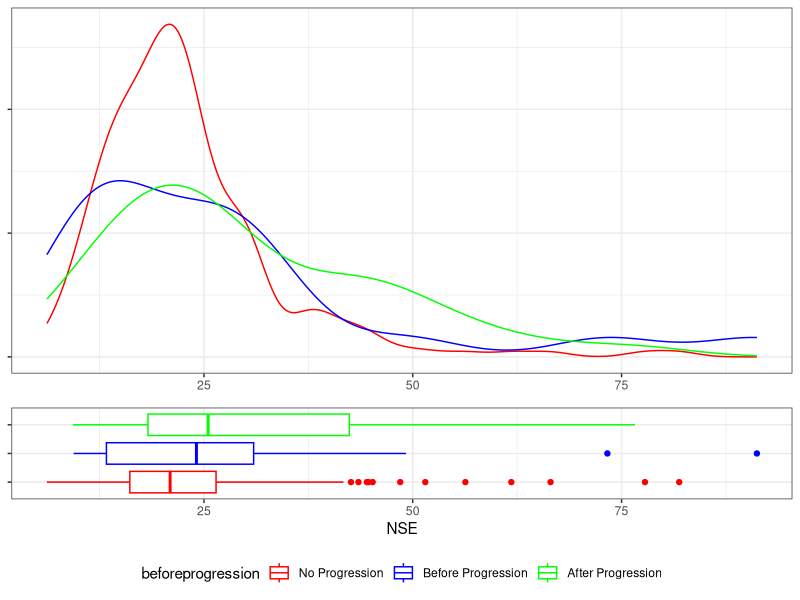
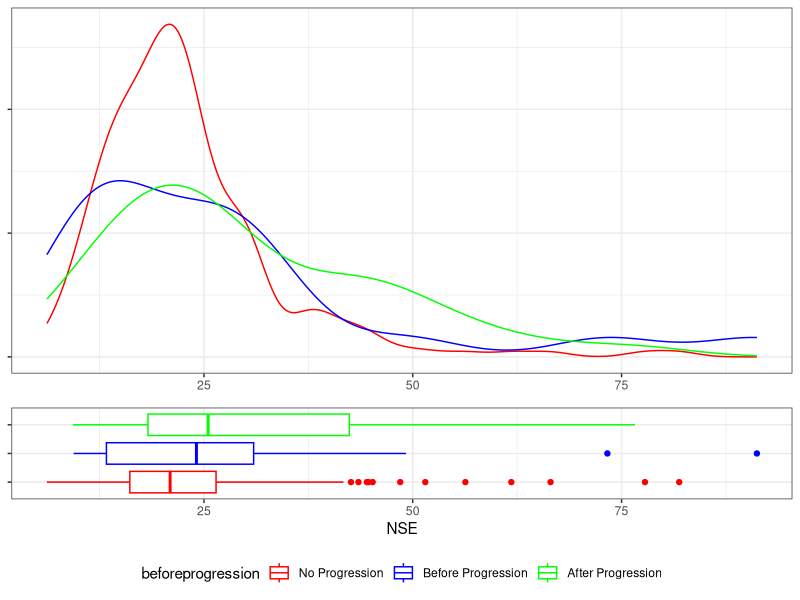
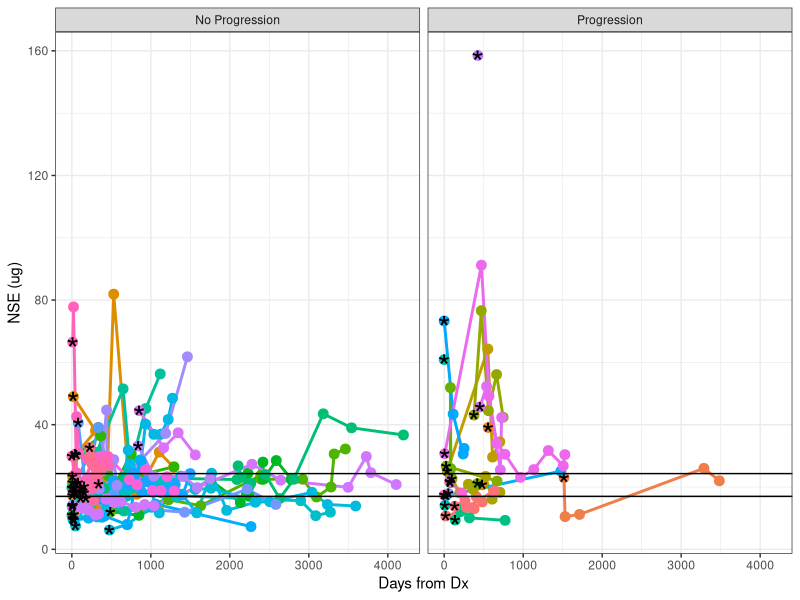
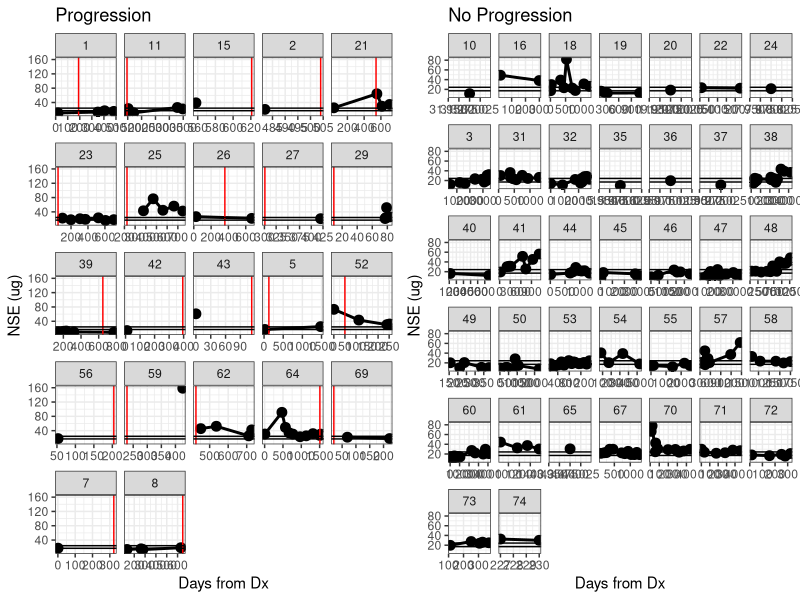
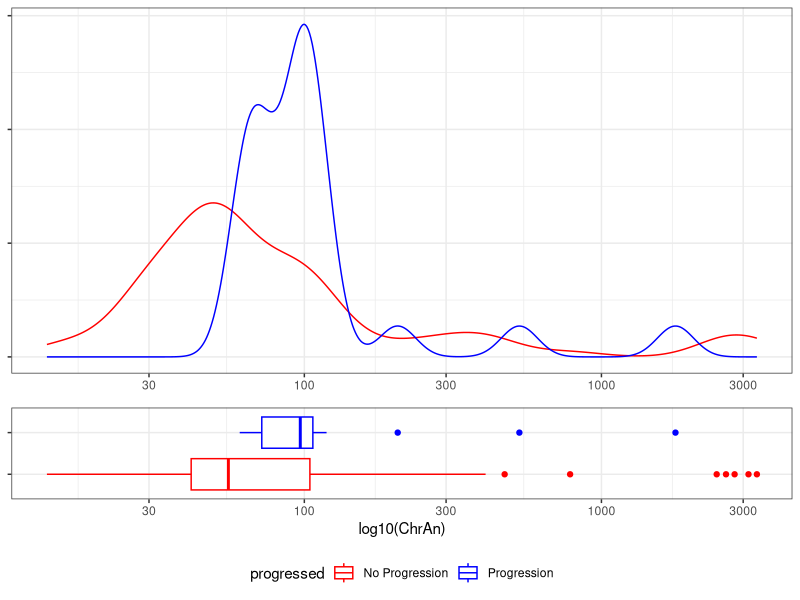
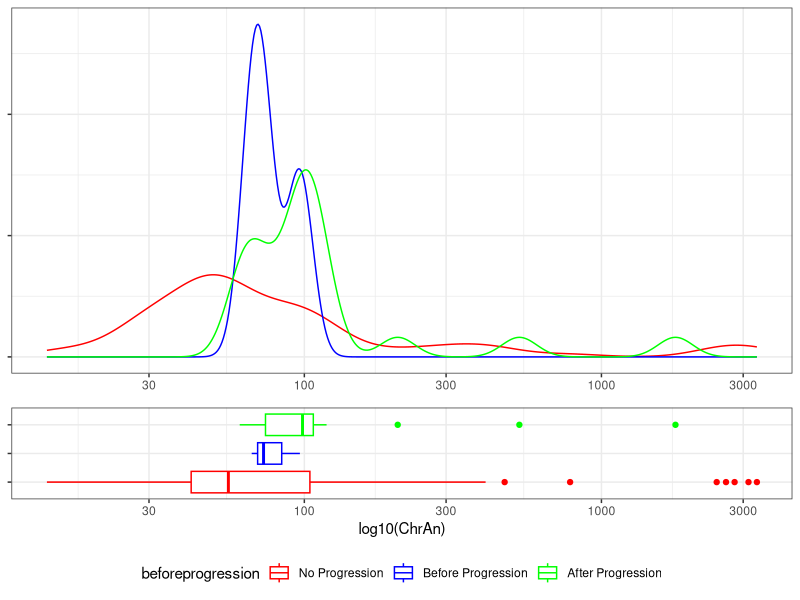

Write the R code that produced these figures, in order.
## ---- chunk 1
library(ggplot2)
library(reshape)
library(plyr)
library(RColorBrewer)
library(knitr)
library(xtable)
library(gridExtra)

options(xtable.type="html", xtable.caption.placement="top", xtable.include.row.names=FALSE)
opts_chunk$set(comment=NA, echo=FALSE, warning=FALSE, message=FALSE, error=FALSE, fig.width=10, fig.height=5)

## ---- chunk 2

data <- read.csv("data/2014-06-03_NSE_ChrA_all.csv",
                 colClasses=c("factor", "character", "numeric", "numeric", "numeric"))

metadata <- read.csv("data/2014-06-03_MCC_Dx_Px_dates.csv")

metadata.cols <- c("id", "mccdxdat", "progfree", "firstprg")
metadata.use <- metadata[, metadata.cols]
metadata.use[metadata.use == ""] <- NA

data.merge <- merge(data, metadata.use, by.x="PtNum", by.y="id")

data.merge <- transform(data.merge,
                        Date=as.Date(Date, format="%m/%d/%Y"),
                        mccdxdat=as.Date(mccdxdat, format="%m/%d/%Y"),
                        progfree=as.Date(progfree, format="%m/%d/%Y"),
                        firstprg=as.Date(firstprg, format="%m/%d/%Y"))

data.merge <- transform(data.merge,
                        DateDays=difftime(Date, mccdxdat, units="days"),
                        
                        progfreedays=ifelse(is.na(progfree),
                                            difftime(firstprg, mccdxdat, units="days"),
                                            difftime(progfree, mccdxdat, unit="days")),
                        
                        firstprgdays=difftime(firstprg, mccdxdat, units="days"),
                        
                        DateWeeks=difftime(Date, mccdxdat, units="weeks"),

                        progfreeweeks=ifelse(is.na(progfree),
                                             difftime(firstprg, mccdxdat, units="weeks"),
                                             difftime(progfree, mccdxdat, unit="weeks")),
                        
                        progressed=factor(is.na(firstprg),
                                           levels=c(TRUE, FALSE),
                                           labels=c("No Progression", "Progression"),
                                           ordered=TRUE)
                        )

beforeprogression <- with(data.merge, Date <= firstprg)
beforeprogression[is.na(beforeprogression)] <- "No Progression"

data.merge$beforeprogression <- factor(beforeprogression,
                                       levels=c("No Progression", TRUE, FALSE),
                                       labels=c("No Progression", "Before Progression", "After Progression"),
                                       ordered=TRUE)

head(data.merge[, c("beforeprogression", "progressed", "progfree", "firstprg", "firstprgdays")])

## ---- chunk 3
nse.cutpoints <- data.frame(y=c(17, 24.3))

pointspersample <- ddply(data.merge, .(PtNum), nrow)
samples.keep <- subset(pointspersample, V1 > 3)$PtNum
# samples.keep <- c(18, 31, 38, 53, 64, 8)

plot.data <- subset(data.merge, !is.na(NSE) & as.numeric(DateDays) >= 0 & PtNum %in% samples.keep)

p1 <- ggplot(plot.data, aes(x=NSE, group=beforeprogression, color=beforeprogression))
p1 <-p1 + geom_density()
p1 <- p1 + scale_color_manual(values=c("red", "blue", "green"))
p1 <- p1 + theme_bw()
p1 <- p1 + theme(axis.text.y=element_blank(), axis.title.y=element_blank(),
                 axis.title.x=element_blank(), legend.position="none")

p2 <- ggplot(plot.data, aes(y=NSE, x=beforeprogression, color=beforeprogression))
p2 <-p2 + geom_boxplot()
p2 <- p2 + scale_color_manual(values=c("red", "blue", "green"))
p2 <- p2 + coord_flip()

p2 <- p2 + theme_bw()
p2 <- p2 + theme(axis.text.y=element_blank(), axis.title.y=element_blank(), legend.position="bottom")

grid.arrange(p1, p2, nrow=2, heights = unit(c(2,1), "null"))
## ---- chunk 4
nse.cutpoints <- data.frame(y=c(17, 24.3))

pointspersample <- ddply(data.merge, .(PtNum), nrow)
samples.keep <- subset(pointspersample, V1 > 3)$PtNum
# samples.keep <- c(18, 31, 38, 53, 64, 8)

plot.data <- subset(data.merge, !is.na(NSE) & as.numeric(DateDays) >= 0 & PtNum %in% samples.keep)

p1 <- ggplot(plot.data, aes(x=NSE, group=beforeprogression, color=beforeprogression))
p1 <-p1 + geom_density()
p1 <- p1 + scale_color_manual(values=c("red", "blue", "green"))
p1 <- p1 + theme_bw()
p1 <- p1 + theme(axis.text.y=element_blank(), axis.title.y=element_blank(),
                 axis.title.x=element_blank(), legend.position="none")

p2 <- ggplot(plot.data, aes(y=NSE, x=beforeprogression, color=beforeprogression))
p2 <-p2 + geom_boxplot()
p2 <- p2 + scale_color_manual(values=c("red", "blue", "green"))
p2 <- p2 + coord_flip()

p2 <- p2 + theme_bw()
p2 <- p2 + theme(axis.text.y=element_blank(), axis.title.y=element_blank(), legend.position="bottom")

grid.arrange(p1, p2, nrow=2, heights = unit(c(2,1), "null"))
## ---- chunk 5
nse.cutpoints <- data.frame(y=c(17, 24.3))

# pointspersample <- ddply(data.merge, .(PtNum), nrow)
# samples.keep <- subset(pointspersample, V1 > 3)$PtNum
# samples.keep <- c(18, 31, 38, 53, 64, 8)
samples.keep <- metadata$id

plot.data <- subset(data.merge, !is.na(NSE) & as.numeric(DateDays) >= 0 & PtNum %in% samples.keep)

p <- ggplot(plot.data, aes(x=as.numeric(DateDays), y=NSE, group=PtNum))
p <- p + geom_line(aes(color=PtNum), size=1)
p <- p + geom_point(aes(color=PtNum), size=3)
# p <- p + facet_wrap(~ PtNum)

# Get the first point to highlight
min.plot.data <- ddply(plot.data, .(PtNum), function(x) x[which(min(x$Date) == x$Date), ])
p <- p + geom_point(data=min.plot.data, aes(x=as.numeric(DateDays), y=NSE, group=PtNum), shape="*", size=8)

# Draw cutpoints
p <- p + geom_hline(data=nse.cutpoints, aes(yintercept=y))

p <- p + facet_grid(~ progressed)

p <- p + labs(x="Days from Dx", y="NSE (ug)")
p <- p + theme_bw()
p <- p + theme(legend.position="none")
print(p)
## ---- chunk 6

plot.nse <- function(plot.data, nsecutpoints, title=NA, ...) {
p <- ggplot(plot.data, aes(x=as.numeric(DateDays), y=NSE, group=PtNum))
p <- p + geom_line(size=1)
p <- p + geom_point( size=3)

# mark the date of progression, if it exists
prog.data <- unique(subset(plot.data, !is.na(firstprgdays))[, c("PtNum", "firstprgdays")])
p <- p + geom_vline(data=prog.data, aes(xintercept=as.numeric(firstprgdays)), color="red")
# p <- p + geom_point(data=min.plot.data, aes(x=as.numeric(DateDays), y=NSE, group=PtNum), shape="*", size=8, color="red")

# Draw cutpoints
p <- p + geom_hline(data=nse.cutpoints, aes(yintercept=y))

p <- p + facet_wrap(~ PtNum, scale="free_x")
p <- p + labs(x="Days from Dx", y="NSE (ug)", title=title)

p <- p + theme_bw()
p <- p + theme(legend.position="none")

p

}

## ---- chunk 7
# pointspersample <- ddply(data.merge, .(PtNum), nrow)
# samples.keep <- subset(pointspersample, V1 > 3)$PtNum
# samples.keep <- c(18, 31, 38, 53, 64, 8)
samples.keep <- metadata$id
plot.data <- subset(data.merge, !is.na(NSE) & as.numeric(DateDays) >= 0 & PtNum %in% samples.keep)

p.progressed <- plot.nse(subset(plot.data, progressed == "Progression"), nse.cutpoints, title="Progression")
p.noprogressed <- plot.nse(subset(plot.data, progressed == "No Progression"), nse.cutpoints, title="No Progression")

grid.arrange(p.progressed, p.noprogressed, ncol=2)

## ---- chunk 8
# Change the ChrA levels to factors
chra.old.cutpoints <- c(0, 25, 53.75, 1000)
chra.new.cutpoints <- c(0, 84.7, 105.65, 1000)

data.merge.chra <- transform(data.merge,
                             ChrAo.cut=cut(ChrAo, breaks=chra.old.cutpoints, 
                                           labels=c("WNL", "above normal", "high"),
                                           ordered_result=TRUE),
                             ChrAn.cut=cut(ChrAn, breaks=chra.new.cutpoints,
                                           labels=c("WNL", "above normal", "high"),
                                           ordered_result=TRUE)
                             )

## ---- chunk 9
tbl <- with(data.merge.chra, table(ChrAo.cut, ChrAn.cut, useNA='always'))

rownames(tbl)[nrow(tbl)] <- "NA"
colnames(tbl)[ncol(tbl)] <- "NA"

xtbl <- xtable(tbl, include.rownames=FALSE)

print(xtbl)

## ---- chunk 10
#pointspersample <- ddply(data.merge, .(PtNum), function (x) sum(!is.na(x$ChrAn)))
# samples.keep <- subset(pointspersample, V1 > 3)$PtNum
# samples.keep <- c(18, 31, 38, 53, 64, 8)
samples.keep <- metadata$id

plot.data <- subset(data.merge, !is.na(ChrAn) & as.numeric(DateDays) >= 0 & PtNum %in% samples.keep)

p1 <- ggplot(plot.data, aes(x=ChrAn, group=progressed, color=progressed))
p1 <-p1 + geom_density()
p1 <- p1 + scale_x_log10()
p1 <- p1 + scale_color_manual(values=c("red", "blue", "green"))
p1 <- p1 + theme_bw()
p1 <- p1 + theme(axis.text.y=element_blank(), axis.title.y=element_blank(),
                 axis.title.x=element_blank(), legend.position="none")

p2 <- ggplot(plot.data, aes(y=ChrAn, x=progressed, color=progressed))
p2 <- p2 + scale_y_log10()
p2 <-p2 + geom_boxplot()
p2 <- p2 + scale_color_manual(values=c("red", "blue", "green"))
p2 <- p2 + coord_flip()

p2 <- p2 + theme_bw()
p2 <- p2 + theme(axis.text.y=element_blank(), axis.title.y=element_blank(), legend.position="bottom")
p2 <- p2 + labs(y="log10(ChrAn)")

grid.arrange(p1, p2, nrow=2, heights = unit(c(2,1), "null"))
## ---- chunk 11
tbl <- ddply(data.merge, .(beforeprogression, progressed), function(x) median(x$ChrAn, na.rm=TRUE))
colnames(tbl) <- c("Before or After", "Progressed", "ChrAn")
tbl <- tbl[1:3, ]
xtbl <- xtable(tbl)
print(xtbl)
## ---- chunk 12
#pointspersample <- ddply(data.merge, .(PtNum), function (x) sum(!is.na(x$ChrAn)))
# samples.keep <- subset(pointspersample, V1 > 3)$PtNum
# samples.keep <- c(18, 31, 38, 53, 64, 8)
samples.keep <- metadata$id

plot.data <- subset(data.merge, !is.na(ChrAn) & as.numeric(DateDays) >= 0 & PtNum %in% samples.keep)

p1 <- ggplot(plot.data, aes(x=ChrAn, group=beforeprogression, color=beforeprogression))
p1 <-p1 + geom_density()
p1 <- p1 + scale_x_log10()
p1 <- p1 + scale_color_manual(values=c("red", "blue", "green"))
p1 <- p1 + theme_bw()
p1 <- p1 + theme(axis.text.y=element_blank(), axis.title.y=element_blank(),
                 axis.title.x=element_blank(), legend.position="none")

p2 <- ggplot(plot.data, aes(y=ChrAn, x=beforeprogression, color=beforeprogression))
p2 <- p2 + scale_y_log10()
p2 <-p2 + geom_boxplot()
p2 <- p2 + scale_color_manual(values=c("red", "blue", "green"))
p2 <- p2 + coord_flip()

p2 <- p2 + theme_bw()
p2 <- p2 + theme(axis.text.y=element_blank(), axis.title.y=element_blank(), legend.position="bottom")
p2 <- p2 + labs(y="log10(ChrAn)")

grid.arrange(p1, p2, nrow=2, heights = unit(c(2,1), "null"))
